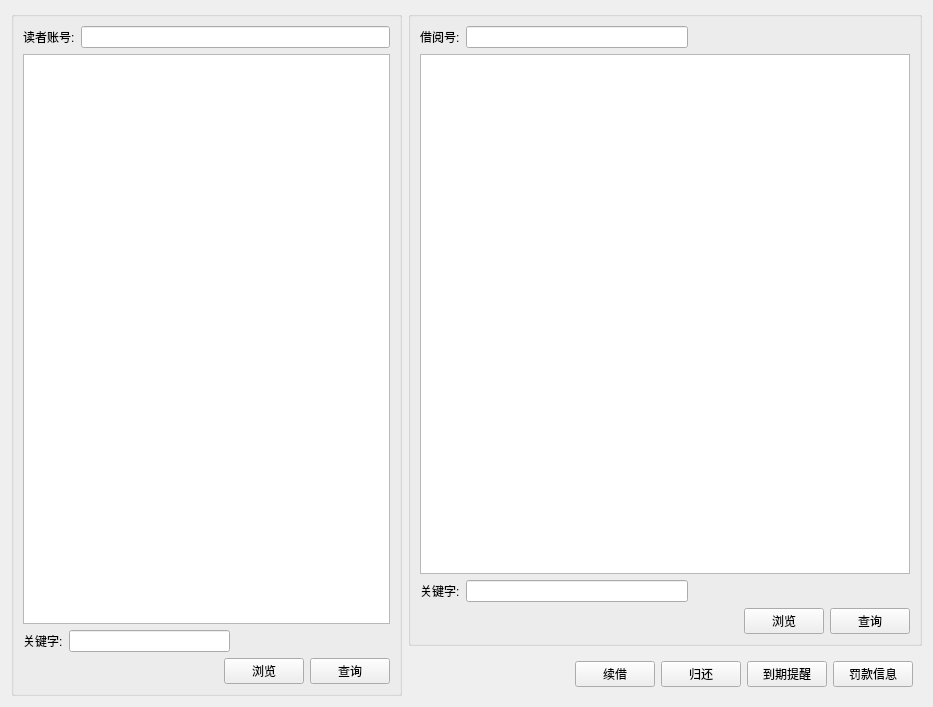
<?xml version="1.0" encoding="UTF-8"?>
<ui version="4.0">
 <class>AdminReturnRecord</class>
 <widget class="QWidget" name="AdminReturnRecord">
  <property name="geometry">
   <rect>
    <x>0</x>
    <y>0</y>
    <width>933</width>
    <height>707</height>
   </rect>
  </property>
  <property name="windowTitle">
   <string>Form</string>
  </property>
  <layout class="QGridLayout" name="gridLayout_5">
   <item row="0" column="0" rowspan="2">
    <widget class="QGroupBox" name="groupBox">
     <property name="maximumSize">
      <size>
       <width>400</width>
       <height>16777215</height>
      </size>
     </property>
     <property name="title">
      <string/>
     </property>
     <layout class="QGridLayout" name="gridLayout_4">
      <item row="0" column="0">
       <layout class="QGridLayout" name="gridLayout_3">
        <item row="0" column="0">
         <widget class="QLabel" name="label_2">
          <property name="text">
           <string>读者账号:</string>
          </property>
         </widget>
        </item>
        <item row="0" column="1">
         <widget class="QLineEdit" name="le_UserID"/>
        </item>
       </layout>
      </item>
      <item row="1" column="0">
       <widget class="QTableWidget" name="tw_User"/>
      </item>
      <item row="2" column="0">
       <layout class="QGridLayout" name="gridLayout">
        <item row="0" column="0">
         <widget class="QLabel" name="label">
          <property name="text">
           <string>关键字:</string>
          </property>
         </widget>
        </item>
        <item row="0" column="1">
         <widget class="QLineEdit" name="le_KeyUser"/>
        </item>
        <item row="0" column="2">
         <spacer name="horizontalSpacer_6">
          <property name="orientation">
           <enum>Qt::Horizontal</enum>
          </property>
          <property name="sizeHint" stdset="0">
           <size>
            <width>40</width>
            <height>20</height>
           </size>
          </property>
         </spacer>
        </item>
       </layout>
      </item>
      <item row="3" column="0">
       <layout class="QGridLayout" name="gridLayout_2">
        <item row="0" column="0">
         <spacer name="horizontalSpacer">
          <property name="orientation">
           <enum>Qt::Horizontal</enum>
          </property>
          <property name="sizeHint" stdset="0">
           <size>
            <width>40</width>
            <height>20</height>
           </size>
          </property>
         </spacer>
        </item>
        <item row="0" column="1">
         <widget class="QPushButton" name="pb_LookUser">
          <property name="text">
           <string>浏览</string>
          </property>
         </widget>
        </item>
        <item row="0" column="2">
         <widget class="QPushButton" name="pb_FindUser">
          <property name="text">
           <string>查询</string>
          </property>
         </widget>
        </item>
       </layout>
      </item>
     </layout>
    </widget>
   </item>
   <item row="0" column="1">
    <widget class="QGroupBox" name="groupBox_3">
     <property name="title">
      <string/>
     </property>
     <layout class="QGridLayout" name="gridLayout_10">
      <item row="2" column="0">
       <layout class="QGridLayout" name="gridLayout_12">
        <item row="0" column="1">
         <widget class="QLineEdit" name="le_KeyUserJY"/>
        </item>
        <item row="0" column="0">
         <widget class="QLabel" name="label_6">
          <property name="text">
           <string>关键字:</string>
          </property>
         </widget>
        </item>
        <item row="0" column="2">
         <spacer name="horizontalSpacer_4">
          <property name="orientation">
           <enum>Qt::Horizontal</enum>
          </property>
          <property name="sizeHint" stdset="0">
           <size>
            <width>40</width>
            <height>20</height>
           </size>
          </property>
         </spacer>
        </item>
       </layout>
      </item>
      <item row="1" column="0">
       <widget class="QTableWidget" name="tw_UserJY"/>
      </item>
      <item row="3" column="0">
       <layout class="QGridLayout" name="gridLayout_13">
        <item row="0" column="0">
         <spacer name="horizontalSpacer_3">
          <property name="orientation">
           <enum>Qt::Horizontal</enum>
          </property>
          <property name="sizeHint" stdset="0">
           <size>
            <width>40</width>
            <height>20</height>
           </size>
          </property>
         </spacer>
        </item>
        <item row="0" column="1">
         <widget class="QPushButton" name="pb_LookUserJY">
          <property name="text">
           <string>浏览</string>
          </property>
         </widget>
        </item>
        <item row="0" column="2">
         <widget class="QPushButton" name="pb_FindUserJY">
          <property name="text">
           <string>查询</string>
          </property>
         </widget>
        </item>
       </layout>
      </item>
      <item row="0" column="0">
       <layout class="QGridLayout" name="gridLayout_11">
        <item row="0" column="1">
         <widget class="QLineEdit" name="le_UserJYID"/>
        </item>
        <item row="0" column="0">
         <widget class="QLabel" name="label_5">
          <property name="text">
           <string>借阅号:</string>
          </property>
         </widget>
        </item>
        <item row="0" column="2">
         <spacer name="horizontalSpacer_2">
          <property name="orientation">
           <enum>Qt::Horizontal</enum>
          </property>
          <property name="sizeHint" stdset="0">
           <size>
            <width>40</width>
            <height>20</height>
           </size>
          </property>
         </spacer>
        </item>
       </layout>
      </item>
     </layout>
    </widget>
   </item>
   <item row="1" column="1">
    <widget class="QWidget" name="widget_2" native="true">
     <layout class="QGridLayout" name="gridLayout_18">
      <item row="0" column="2">
       <widget class="QPushButton" name="pb_GH">
        <property name="text">
         <string>归还</string>
        </property>
       </widget>
      </item>
      <item row="0" column="3">
       <widget class="QPushButton" name="pb_Warn">
        <property name="text">
         <string>到期提醒</string>
        </property>
       </widget>
      </item>
      <item row="0" column="1">
       <widget class="QPushButton" name="pb_XJ">
        <property name="text">
         <string>续借</string>
        </property>
       </widget>
      </item>
      <item row="0" column="0">
       <spacer name="horizontalSpacer_5">
        <property name="orientation">
         <enum>Qt::Horizontal</enum>
        </property>
        <property name="sizeHint" stdset="0">
         <size>
          <width>158</width>
          <height>20</height>
         </size>
        </property>
       </spacer>
      </item>
      <item row="0" column="4">
       <widget class="QPushButton" name="pb_Money">
        <property name="text">
         <string>罚款信息</string>
        </property>
       </widget>
      </item>
     </layout>
    </widget>
   </item>
  </layout>
 </widget>
 <resources/>
 <connections/>
</ui>
